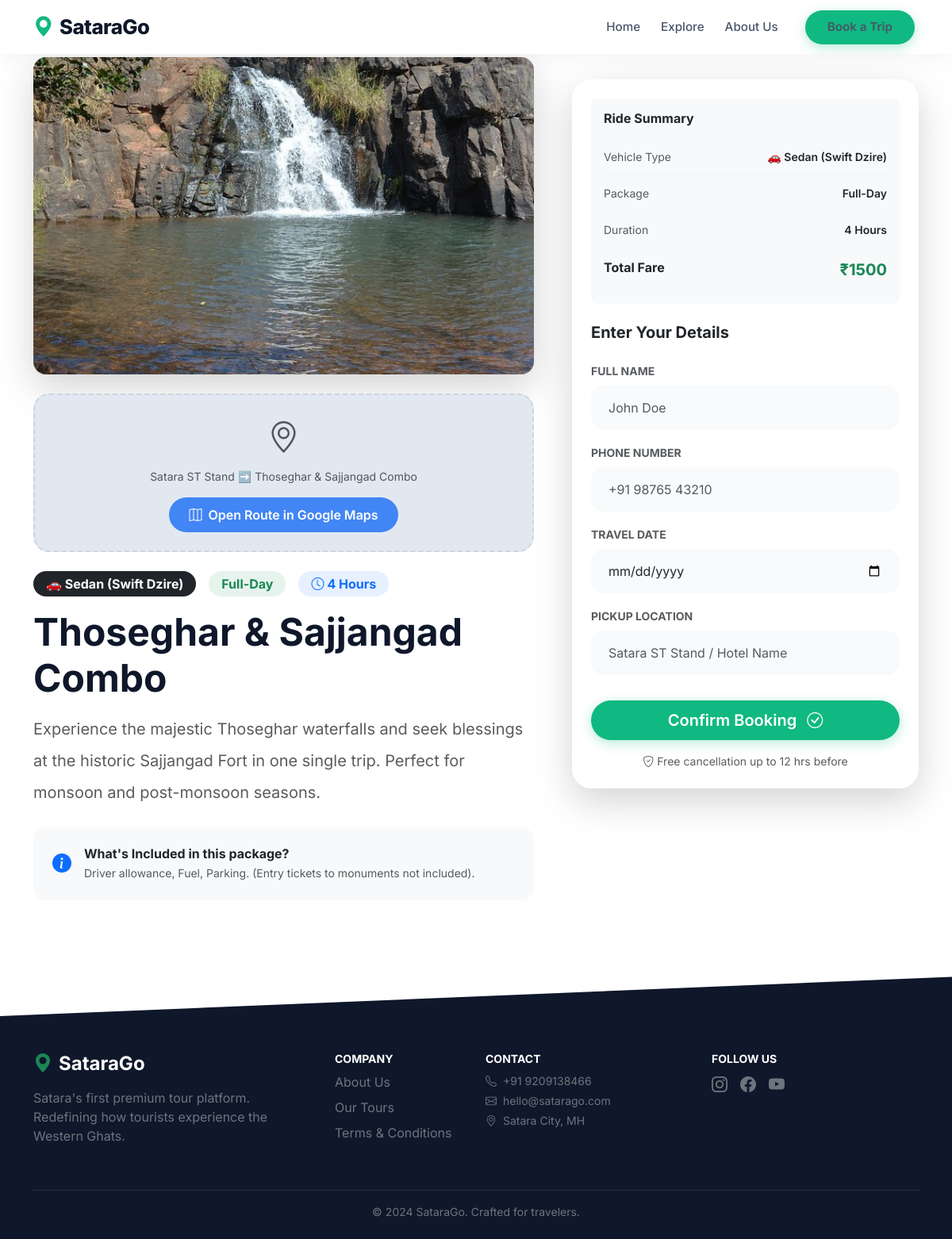
The page /tour/2/ on the database its author committed.
### tours/models.py (models this page shows, shortened)
class Tour(models.Model):
    CATEGORY_CHOICES = (
        ('Nature', 'Nature & Flowers'),
        ('Fort', 'Historical Forts'),
        ('Waterfall', 'Waterfalls'),
        ('Spiritual', 'Spiritual & Temples'),
        ('Student', '🎓 Student Special'),
    )
    VEHICLE_CHOICES = (
        ('Sedan', '🚗 Sedan (Swift Dzire)'),
        ('SUV', '🚙 SUV (Innova)'),
        ('Auto', '🛺 Auto Rickshaw'),
        ('Tempo', '🚐 Tempo Traveller'),
    )
    PACKAGE_CHOICES = (
        ('Half-Day', 'Half-Day (4-5 Hrs)'),
        ('Full-Day', 'Full-Day (8-10 Hrs)'),
        ('Custom', 'Custom Package'),
    )
    name = models.CharField(max_length=200)
    description = models.TextField()
    image = models.ImageField(upload_to='tour_images/', blank=True, null=True)
    category = models.CharField(max_length=50, choices=CATEGORY_CHOICES, default='Nature')
    vehicle_type = models.CharField(max_length=50, choices=VEHICLE_CHOICES, default='Sedan')
    package_type = models.CharField(max_length=50, choices=PACKAGE_CHOICES, default='Full-Day')
    duration_hours = models.IntegerField()
    price = models.IntegerField(help_text="Price in INR")
    is_active = models.BooleanField(default=True)

### tours/views.py (the view, shortened to what this page needs)
# urls.py: path('tour/<int:tour_id>/', views.tour_detail, name='tour_detail'),
def tour_detail(request, tour_id):
    tour = get_object_or_404(Tour, id=tour_id)
    return render(request, 'tour_detail.html', {'tour': tour})

### tours/templates/tour_detail.html (shortened to what this page needs)
{% extends 'base.html' %}
{% block content %}
<div class="container py-5 mt-4">
    <div class="row g-5">
        <div class="col-lg-7">
            <div class="rounded-4 overflow-hidden shadow-lg mb-4" style="height: 400px;">
                {% if tour.image %}
                    <img src="{{ tour.image.url }}" class="w-100 h-100" style="object-fit: cover;" alt="{{ tour.name }}">
                {% else %}
                    <div class="bg-light d-flex align-items-center justify-content-center h-100 text-muted"><i class="bi bi-image fs-1"></i></div>
                {% endif %}
            </div>
            <div class="map-box mb-4">
                <i class="bi bi-geo-alt fs-1 text-muted mb-2"></i>
                <p class="text-muted mb-3 small">Satara ST Stand ➡️ {{ tour.name }}</p>
                <a href="https://www.google.com/maps/dir/Satara+ST+Stand/{{ tour.name }}+Satara/" target="_blank" class="btn-map">
                    <i class="bi bi-map me-2"></i> Open Route in Google Maps
                </a>
            </div>
            <div class="d-flex align-items-center gap-3 mb-3 flex-wrap">
                <span class="badge bg-dark text-white fs-6 px-3 py-2 rounded-pill">{{ tour.get_vehicle_type_display }}</span>
                <span class="badge bg-success bg-opacity-10 text-success fs-6 px-3 py-2 rounded-pill">{{ tour.package_type }}</span>
                <span class="badge bg-primary bg-opacity-10 text-primary fs-6 px-3 py-2 rounded-pill"><i class="bi bi-clock me-1"></i>{{ tour.duration_hours }} Hours</span>
            </div>
            <h1 class="fw-bold display-5 mb-3" style="color: var(--dark);">{{ tour.name }}</h1>
            <p class="text-muted fs-5 lh-lg">{{ tour.description }}</p>
            <div class="bg-light rounded-4 p-4 mt-4 d-flex align-items-start gap-3">
                <i class="bi bi-info-circle-fill fs-4 text-primary mt-1"></i>
                <div>
                    <h6 class="fw-bold mb-1">What's Included in this package?</h6>
                    <p class="text-muted small mb-0">Driver allowance, Fuel, Parking. (Entry tickets to monuments not included).</p>
                </div>
            </div>
        </div>
        <div class="col-lg-5">
            <div class="card border-0 shadow-lg rounded-4 p-4" style="position: sticky; top: 100px; border-radius: 24px !important;">
                <div class="bg-light rounded-3 p-3 mb-4">
                    <h6 class="fw-bold text-dark mb-3">Ride Summary</h6>
                    <div class="ride-summary-item">
                        <span class="text-muted small">Vehicle Type</span>
                        <span class="fw-semibold small">{{ tour.get_vehicle_type_display }}</span>
                    </div>
                    <div class="ride-summary-item">
                        <span class="text-muted small">Package</span>
                        <span class="fw-semibold small">{{ tour.package_type }}</span>
                    </div>
                    <div class="ride-summary-item">
                        <span class="text-muted small">Duration</span>
                        <span class="fw-semibold small">{{ tour.duration_hours }} Hours</span>
                    </div>
                    <div class="ride-summary-item" style="border-bottom: none;">
                        <span class="fw-bold text-dark">Total Fare</span>
                        <span class="fw-bold text-success fs-5">₹{{ tour.price }}</span>
                    </div>
                </div>
                <h5 class="fw-bold mb-3">Enter Your Details</h5>
                <form method="POST" class="mt-2">
                    <div class="mb-3">
                        <label class="form-label small fw-bold text-muted">FULL NAME</label>
                        <input type="text" name="name" class="form-control form-control-custom" placeholder="John Doe" required>
                    </div>
                    <div class="mb-3">
                        <label class="form-label small fw-bold text-muted">PHONE NUMBER</label>
                        <input type="tel" name="phone" class="form-control form-control-custom" placeholder="+91 98765 43210" required>
                    </div>
                    <div class="mb-3">
                        <label class="form-label small fw-bold text-muted">TRAVEL DATE</label>
                        <input type="date" name="date" class="form-control form-control-custom" required>
                    </div>
                    <div class="mb-4">
                        <label class="form-label small fw-bold text-muted">PICKUP LOCATION</label>
                        <input type="text" name="pickup" class="form-control form-control-custom" placeholder="Satara ST Stand / Hotel Name" required>
                    </div>
                    <button type="submit" class="btn btn-nav btn-lg w-100 py-3 mt-2">
                        Confirm Booking <i class="bi bi-check-circle ms-2"></i>
                    </button>
                    <p class="text-center text-muted small mt-3 mb-0"><i class="bi bi-shield-check me-1"></i>Free cancellation up to 12 hrs before</p>
                </form>
            </div>
        </div>
    </div>
</div>
{% endblock %}

### tours/templates/base.html (style rules this page uses)
:root { --primary: #10b981; --primary-dark: #059669; --dark: #0f172a; --light-gray: #f8fafc; }
* { font-family: 'Inter', sans-serif; scroll-behavior: smooth; }
.btn-nav { background: var(--primary); color: #fff; border: none; border-radius: 50px; padding: 10px 28px !important; font-weight: 600; box-shadow: 0 4px 15px rgba(16,185,129,0.3); transition: 0.3s; }
.form-control-custom { background: var(--light-gray); border: 2px solid transparent; border-radius: 16px; padding: 14px 20px; transition: all 0.3s; }

### tours/templates/tour_detail.html (style rules this page uses)
.ride-summary-item { display: flex; justify-content: space-between; padding: 12px 0; border-bottom: 1px solid #f1f5f9; }
.ride-summary-item:last-child { border-bottom: none; }
.map-box { background: #e2e8f0; border-radius: 20px; height: 200px; display: flex; flex-direction: column; align-items: center; justify-content: center; text-align: center; border: 2px dashed #cbd5e1; transition: all 0.3s; }
.btn-map { background: #4285F4; color: white; border: none; border-radius: 50px; padding: 10px 25px; font-weight: 600; transition: 0.3s; text-decoration: none; display: inline-flex; align-items: center; }

### rows shown on the page
Tour: image (picture), name "Thoseghar & Sajjangad Combo", vehicle_type "🚗 Sedan (Swift Dzire)", package_type "Full-Day", duration_hours "4", description "Experience the majestic Thoseghar waterfalls and seek blessings at the historic Sajjangad Fort in one single trip. Perfect for monsoon and post-monsoon seasons.", price "1500"
